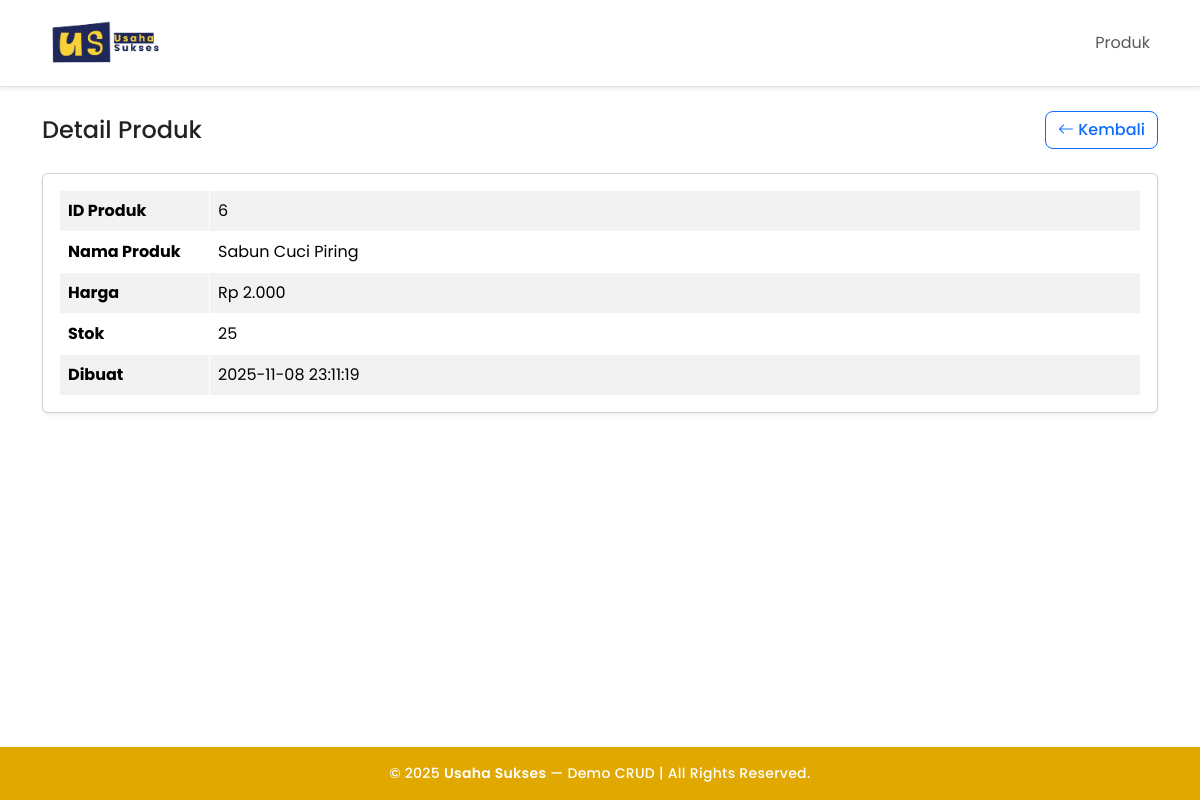
Page /index.php?page=products&action=show&id=6 on the committed database.
### tables this page shows
CREATE TABLE `products` (
  `id` int(10) UNSIGNED NOT NULL,
  `name` varchar(120) NOT NULL,
  `price` int(10) UNSIGNED NOT NULL DEFAULT 0,
  `stock` int(11) NOT NULL DEFAULT 0,
  `created_at` timestamp NOT NULL DEFAULT current_timestamp()
);

### functions.php (called while the page is built, shortened)
<?php
function base_url(string $path = ''): string {
  $prefix = rtrim(BASE_URL, '/');
  $path   = ltrim($path, '/');
  return $prefix . ($path ? "/$path" : '');
}

### models/FunctionProduct.php (called while the page is built, shortened)
<?php
class FunctionProduct {
  private mysqli $db;
  public function __construct(mysqli $db) { $this->db = $db; }
  public function find(int $id): ?array {
    $stmt = $this->db->prepare("SELECT * FROM products WHERE id = ?");
    $stmt->bind_param('i', $id);
    $stmt->execute();
    $res = $stmt->get_result()->fetch_assoc();
    return $res ?: null;
  }
}

### views/products/show.php (the view, shortened to what this page needs)
<?php
require __DIR__.'/../layouts/header.php';
?>
<div class="d-flex justify-content-between align-items-center mb-4">
  <h1 class="h4 mb-0">Detail Produk</h1>
  <a href="<?= base_url('index.php?page=products') ?>" class="btn btn-outline-primary">
    <i class="bi bi-arrow-left"></i> Kembali
  </a>
</div>
<div class="card shadow-sm">
  <div class="card-body">
    <table class=" table table-borderless table-border table-striped mb-0">
      <tr>
        <th style="width: 150px;">ID Produk</th>
        <td><?= (int)$product['id'] ?></td>
      </tr>
      <tr>
        <th>Nama Produk</th>
        <td><?= htmlspecialchars($product['name']) ?></td>
      </tr>
      <tr>
        <th>Harga</th>
        <td>Rp <?= number_format((int)$product['price'], 0, ',', '.') ?></td>
      </tr>
      <tr>
        <th>Stok</th>
        <td><?= (int)$product['stock'] ?></td>
      </tr>
      <tr>
        <th>Dibuat</th>
        <td><?= htmlspecialchars($product['created_at']) ?></td>
      </tr>
    </table>
  </div>
</div>
<?php require __DIR__.'/../layouts/footer.php'; ?>

### assets/css/style.css (style rules this page uses)
html, body { height: 100%; }
body { display: flex; flex-direction: column; font-family: 'Poppins', sans-serif; background-color: #fff; color: #222; }
h1, h2, h3, h4, h5, h6, .navbar-brand { font-weight: 600; }
.btn { font-weight: 500; border-radius: 8px; }
.table { border-collapse: collapse !important; }
.table th, .table td { border: 1px solid #ffffff !important; vertical-align: middle; }

### rows in the picture
products: id "6", name "Sabun Cuci Piring", price "2.000", stock "25", created_at "2025-11-08 23:11:19"
